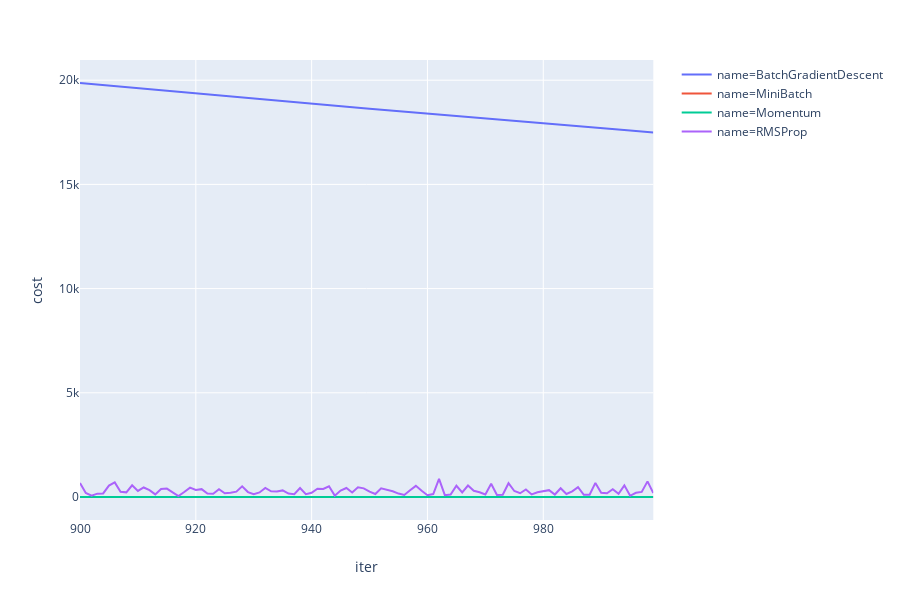

The notebook cell this image was saved under:
### Markdown cell above
# TODO

RMSProp shows significant improvement over all the previous versions of the gradient descent. But doesn't converge as compared to other variants. Below plot shows MSE for the different algorithms.

### Code cell
plotCost(tracebacks.values(), min_iter=900, max_iter = 1000, ex)
